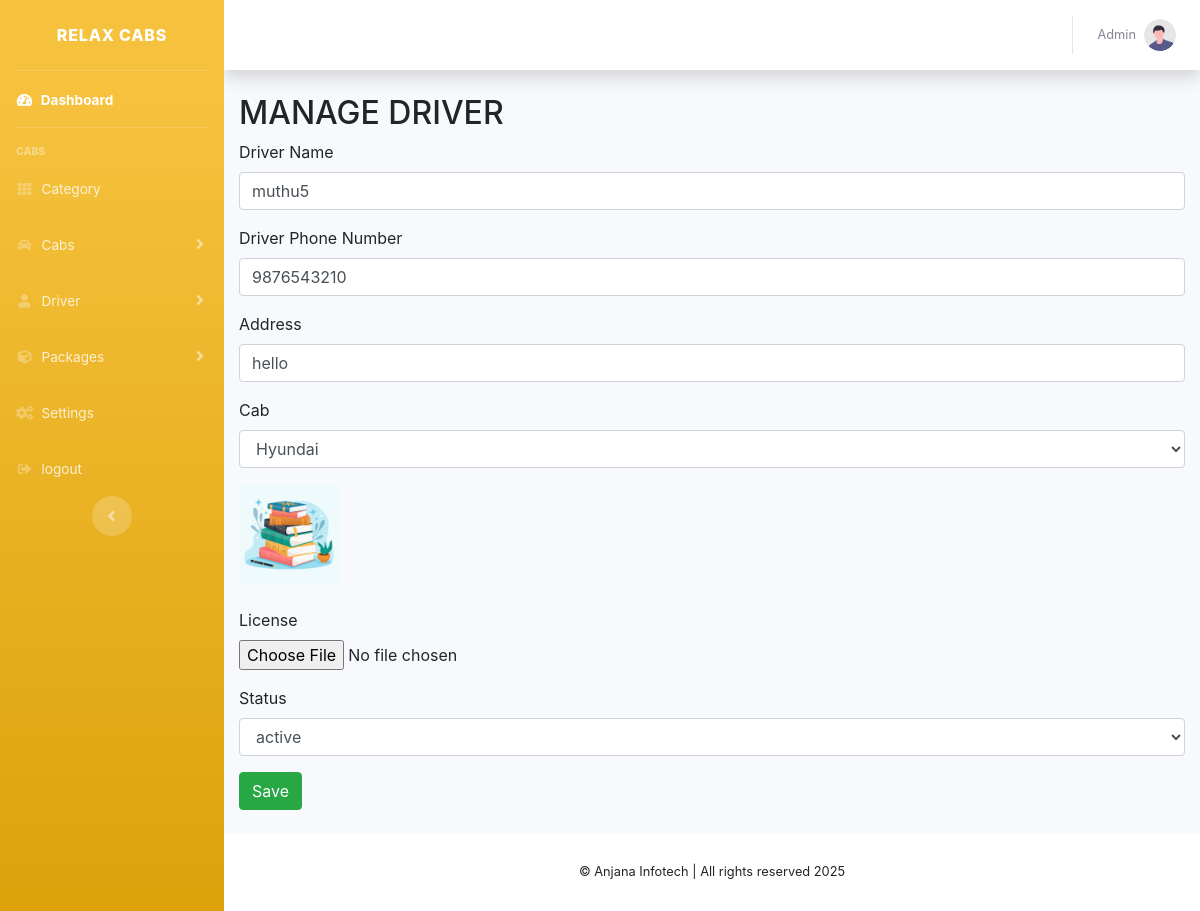
/admin/pages/add_driver.php?id=8 (signed in), run on the app's committed database.
### tables this page shows
CREATE TABLE `driver` (
  `id` int(11) NOT NULL,
  `name` varchar(255) NOT NULL,
  `phone` varchar(255) NOT NULL,
  `address` text NOT NULL,
  `cab_id` int(11) NOT NULL,
  `license` text NOT NULL,
  `status` enum('active','inactive') NOT NULL
);

CREATE TABLE `cabs` (
  `id` int(11) NOT NULL,
  `car_name` varchar(255) NOT NULL,
  `car_number` varchar(255) NOT NULL,
  `category` int(11) NOT NULL DEFAULT 1,
  `seats` int(11) NOT NULL,
  `price` int(11) NOT NULL,
  `image` text NOT NULL,
  `status` enum('available','not available') NOT NULL DEFAULT 'available'
);

### admin/pages/add_driver.php (the view, shortened to what this page needs)
<?php
include('./includes/topbar.php');
if (isset($_GET['id'])) {
    $id = $_GET['id'];
    $data = mysqli_fetch_assoc(mysqli_query($connect, "select * from driver where id='$id'"));
}
?>
<div class="container">
    <h2>MANAGE DRIVER</h2>
    <div>
        <form id="add-driver-form">
            <div class="form-group">
                <label for="driver_name">Driver Name</label>
                <input class="form-control" type="text" name="driver_name" id="driver_name" placeholder="Driver Name" value="<?php echo isset($data['name']) ? $data['name'] : '' ?>">
            </div>
            <div class="form-group">
                <label for="phone">Driver Phone Number</label>
                <input class="form-control" type="text" name="phone" id="phone" placeholder="Driver Phone Number" value="<?php echo isset($data['phone']) ? $data['phone'] : '' ?>">
            </div>
            <div class="form-group">
                <label for="address">Address</label>
                <input class="form-control" type="text" name="address" id="address" placeholder="Address" value="<?php echo isset($data['address']) ? $data['address'] : '' ?>">
            </div>
            <div class="form-group">
                <label for="cab" class="font-style-bold">Cab</label>
                <select name="cab" id="cab" class="form-control">
                    <?php if (isset($data['cab_id'])) { ?>
                        <option selected value="<?php echo $data['cab_id'] ?>">
                            <?php
                            $cab_id = $data['cab_id'];
                            $q = mysqli_fetch_assoc(mysqli_query($connect, "select * from cabs where id='$cab_id' limit 1"));
                            echo $q['car_name']
                            ?>
                        </option>
                    <?php } ?>
                </select>
            </div>
            <?php if (isset($data['license'])) { ?>
                <img src="<?php echo $data['license']; ?>" width="100"><br><br>
            <?php } ?>
            <div class="form-group">
                <label for="license">License</label><br>
                <input type="file" name="license" id="license">
            </div>
            <div class="form-group">
                <label for="status">Status</label>
                <select name="status" id="" class="form-control">
                    <?php if (isset($data['status'])) { ?>
                        <option selected value="<?php echo $data['status'] ?>">
                            <?php
                            echo $data['status'];
                            ?>
                        </option>
                    <?php } ?>
                </select>
            </div>
            <input type="submit" value="Save" class="btn btn-success">
        </form>
    </div>
</div>
<?php
include('./includes/footer.php');
?>

### data on the page
driver: driver_name "muthu5", phone "9876543210", address "hello", cab "Hyundai", license (picture), status "active"
